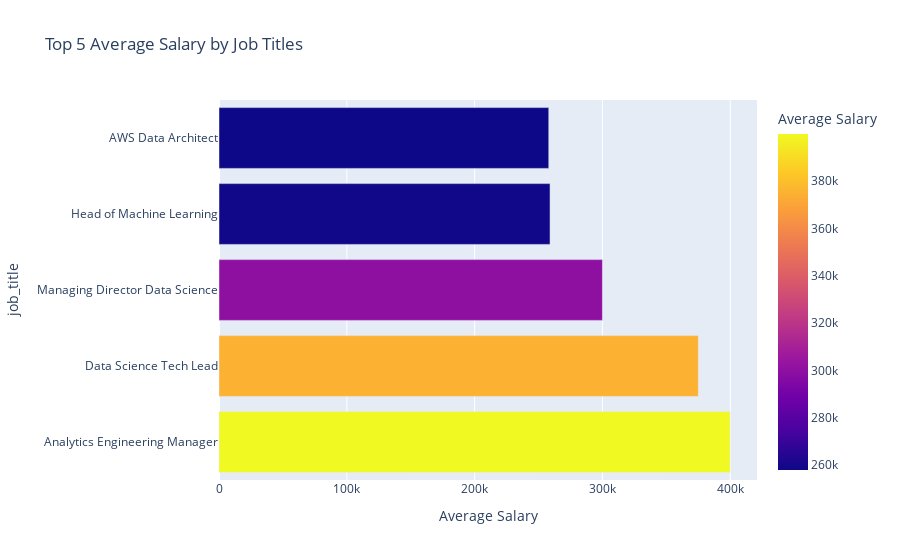

Source (notebook cell):
### Code cell
fig = px.bar(
    df.groupby("job_title")["salary_in_usd"]
    .mean()
    .sort_values(ascending=False)
    .head(5)
    .reset_index(name="Average Salary"),
    x="Average Salary",
    y="job_title",
    color="Average Salary",
    title="Top 5 Average Salary by Job Titles",
)
fig.show()

### Figure 1 — Plotly figure (JSON) as saved in the notebook; plotly's stock layout.template omitted (floating-point values rounded to 4 significant figures)
{"data": [{"alignmentgroup": "True", "hovertemplate": "Average Salary=%{marker.color}<br>job_title=%{y}<extra></extra>", "legendgroup": "", "marker": {"color": [399880, 375000, 300000, 259000, 258000], "coloraxis": "coloraxis", "pattern": {"shape": ""}}, "name": "", "offsetgroup": "", "orientation": "h", "showlegend": false, "textposition": "auto", "type": "bar", "x": [399880, 375000, 300000, 259000, 258000], "xaxis": "x", "y": ["Analytics Engineering Manager", "Data Science Tech Lead", "Managing Director Data Science", "Head of Machine Learning", "AWS Data Architect"], "yaxis": "y"}], "layout": {"barmode": "relative", "coloraxis": {"colorbar": {"title": {"text": "Average Salary"}}, "colorscale": [[0, "#0d0887"], [0.1111, "#46039f"], [0.2222, "#7201a8"], [0.3333, "#9c179e"], [0.4444, "#bd3786"], [0.5556, "#d8576b"], [0.6667, "#ed7953"], [0.7778, "#fb9f3a"], [0.8889, "#fdca26"], [1, "#f0f921"]]}, "legend": {"tracegroupgap": 0}, "title": {"text": "Top 5 Average Salary by Job Titles"}, "xaxis": {"anchor": "y", "domain": [0, 1], "title": {"text": "Average Salary"}}, "yaxis": {"anchor": "x", "domain": [0, 1], "title": {"text": "job_title"}}}}
